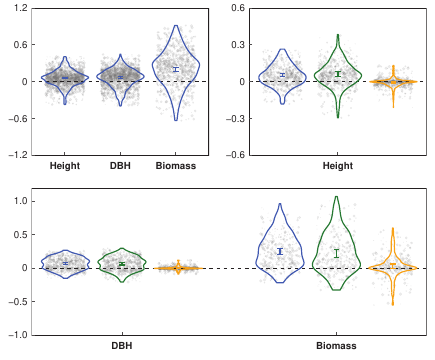

Source code (R):
rm(list = ls())
library(rstudioapi)
library(metafor)
library(ggplot2)
library(cowplot)
currentPath <- getSourceEditorContext()$path
charLocations <- gregexpr('/',currentPath)[[1]]
currentPath <- substring(currentPath,1,charLocations[length(charLocations)]-1)
setwd(currentPath)

##==== Function ====##
theme_custom <- function(){
  myTheme <- theme(panel.background = element_rect(fill = 'white',color = 'black',size = 0.5),
                   panel.grid = element_blank(),
                   legend.position = 'none',
                   plot.margin = margin(6,6,6,6),
                   plot.background = element_blank(),
                   axis.ticks = element_line(size = 0.3),
                   axis.ticks.length = unit(-0.15,'lines'),
                   axis.title.y = element_blank(),
                   axis.title.x = element_blank(),
                   axis.text.y = element_text(size = 7,margin = margin(0,3,0,0),color = '#000000'),
                   axis.text.x = element_text(size = 7,margin = margin(5,0,0,0),color = '#000000',face = 'bold'))
  return(myTheme)
}
CMYKtoRGB <- function(C,M,Y,K){
  Rc <- (1-C)*(1-K)
  Gc <- (1-M)*(1-K)
  Bc <- (1-Y)*(1-K)
  R <- as.character(as.hexmode((ceiling(Rc*255))))
  G <- as.character(as.hexmode((ceiling(Gc*255))))
  B <- as.character(as.hexmode((ceiling(Bc*255))))
  if(nchar(R) == 1){
    R <- paste0('0',R)
  }
  if(nchar(G) == 1){
    G <- paste0('0',G)
  }
  if(nchar(B) == 1){
    B <- paste0('0',B)
  }
  RGBColor <- paste0('#',R,G,B)
  return(RGBColor)
}
##==== Function ====##

##==== Species level ====##
# Part 1: Prepare data for bubble plots
# Height
load('Data_Height_Species.R')
dataMatrix_1 <- dataMatrix
dataMatrix_1$BubbleSize <- 0
Weight <- 1/sqrt(dataMatrix_1$vi)
Breaks <- quantile(Weight,c(0.2,0.4,0.6,0.8,1))
selectIDs <- which(Weight < Breaks[1])
dataMatrix_1$BubbleSize[selectIDs] <- 0.3
for(i in seq(2,length(Breaks))){
  selectIDs <- which((Weight < Breaks[i])&(Weight >= Breaks[i-1]))
  dataMatrix_1$BubbleSize[selectIDs] <- 0.3 + (i-1)*0.3
}
selectIDs <- which((dataMatrix_1$yi <= quantile(dataMatrix_1$yi,0.98))&(dataMatrix_1$yi >= quantile(dataMatrix_1$yi,0.02)))
drawDataMatrix_1 <- dataMatrix_1[selectIDs,c('yi','BubbleSize')]
# DBH
load('Data_DBH_Species.R')
dataMatrix_2 <- dataMatrix
dataMatrix_2$BubbleSize <- 0
Weight <- 1/sqrt(dataMatrix_2$vi)
Breaks <- quantile(Weight,c(0.2,0.4,0.6,0.8,1))
selectIDs <- which(Weight < Breaks[1])
dataMatrix_2$BubbleSize[selectIDs] <- 0.3
for(i in seq(2,length(Breaks))){
  selectIDs <- which((Weight < Breaks[i])&(Weight >= Breaks[i-1]))
  dataMatrix_2$BubbleSize[selectIDs] <- 0.3 + (i-1)*0.3
}
selectIDs <- which((dataMatrix_2$yi <= quantile(dataMatrix_2$yi,0.98))&(dataMatrix_2$yi >= quantile(dataMatrix_2$yi,0.02)))
drawDataMatrix_2 <- dataMatrix_2[selectIDs,c('yi','BubbleSize')]
# Biomass
load('Data_Bio_Species.R')
dataMatrix_3 <- dataMatrix
dataMatrix_3$BubbleSize <- 0
Weight <- 1/sqrt(dataMatrix_3$vi)
Breaks <- quantile(Weight,c(0.2,0.4,0.6,0.8,1))
selectIDs <- which(Weight < Breaks[1])
dataMatrix_3$BubbleSize[selectIDs] <- 0.3
for(i in seq(2,length(Breaks))){
  selectIDs <- which((Weight < Breaks[i])&(Weight >= Breaks[i-1]))
  dataMatrix_3$BubbleSize[selectIDs] <- 0.3 + (i-1)*0.3
}
selectIDs <- which((dataMatrix_3$yi <= quantile(dataMatrix_3$yi,0.98))&(dataMatrix_3$yi >= quantile(dataMatrix_3$yi,0.02)))
drawDataMatrix_3 <- dataMatrix_3[selectIDs,c('yi','BubbleSize')]
# Combine
drawDataMatrix_1$XLocation <- 1
drawDataMatrix_2$XLocation <- 2
drawDataMatrix_3$XLocation <- 3
drawDataMatrix <- rbind(drawDataMatrix_1,drawDataMatrix_2,drawDataMatrix_3)
# Part 2: Prepare data for error bars
dataMatrix_1$Level4 <- as.factor(paste(dataMatrix_1$Lat,dataMatrix_1$Lon))
dataMatrix_1$Level3 <- as.factor(paste(dataMatrix_1$Composition,dataMatrix_1$Age,dataMatrix_1$Density))
dataMatrix_1$Level2 <- as.factor(dataMatrix_1$Species)
dataMatrix_1$Level1 <- as.factor(seq(1,nrow(dataMatrix_1)))
res_1 <- rma.mv(yi,vi,random = ~1|Level4/Level3/Level2/Level1,method = 'ML',data = dataMatrix_1)
res_1 <- data.frame(Mean = as.numeric(res_1$b),LowLimit = as.numeric(res_1$ci.lb),UpLimit = as.numeric(res_1$ci.ub),XLocation = 1)
dataMatrix_2$Level4 <- as.factor(paste(dataMatrix_2$Lat,dataMatrix_2$Lon))
dataMatrix_2$Level3 <- as.factor(paste(dataMatrix_2$Composition,dataMatrix_2$Age,dataMatrix_2$Density))
dataMatrix_2$Level2 <- as.factor(dataMatrix_2$Species)
dataMatrix_2$Level1 <- as.factor(seq(1,nrow(dataMatrix_2)))
res_2 <- rma.mv(yi,vi,random = ~1|Level4/Level3/Level2/Level1,method = 'ML',data = dataMatrix_2)
res_2 <- data.frame(Mean = as.numeric(res_2$b),LowLimit = as.numeric(res_2$ci.lb),UpLimit = as.numeric(res_2$ci.ub),XLocation = 2)
dataMatrix_3$Level4 <- as.factor(paste(dataMatrix_3$Lat,dataMatrix_3$Lon))
dataMatrix_3$Level3 <- as.factor(paste(dataMatrix_3$Composition,dataMatrix_3$Age,dataMatrix_3$Density))
dataMatrix_3$Level2 <- as.factor(dataMatrix_3$Species)
dataMatrix_3$Level1 <- as.factor(seq(1,nrow(dataMatrix_3)))
res_3 <- rma.mv(yi,vi,random = ~1|Level4/Level3/Level2/Level1,method = 'ML',data = dataMatrix_3)
res_3 <- data.frame(Mean = as.numeric(res_3$b),LowLimit = as.numeric(res_3$ci.lb),UpLimit = as.numeric(res_3$ci.ub),XLocation = 3)
meanDataMatrix <- rbind(res_1,res_2,res_3)
# Part 3: Draw
Fig_1a <- ggplot()+
  geom_jitter(data = drawDataMatrix,mapping = aes(x = XLocation,y = yi),
              width = 0.35,shape = 20,stroke = 0,color = '#666666',size = drawDataMatrix$BubbleSize,alpha = 0.15)+
  geom_hline(yintercept = 0,linetype = 'dashed',color = '#000000',size = 0.3)+
  geom_violin(data = drawDataMatrix_1,mapping = aes(x = XLocation,y = yi),width = 0.85,alpha = 0,size = 0.4,color = CMYKtoRGB(0.84,0.67,0,0))+
  geom_violin(data = drawDataMatrix_2,mapping = aes(x = XLocation,y = yi),width = 0.85,alpha = 0,size = 0.4,color = CMYKtoRGB(0.84,0.67,0,0))+
  geom_violin(data = drawDataMatrix_3,mapping = aes(x = XLocation,y = yi),width = 0.85,alpha = 0,size = 0.4,color = CMYKtoRGB(0.84,0.67,0,0))+
  geom_errorbar(data = meanDataMatrix,mapping = aes(x = XLocation,ymin = LowLimit,ymax = UpLimit),width = 0.1,size = 0.4,color = CMYKtoRGB(0.84,0.67,0,0))+
  scale_x_continuous(limits = c(0.4,3.6),breaks = c(1,2,3),labels = c('Height','DBH','Biomass'),expand = c(0,0))+
  scale_y_continuous(limits = c(-1.2,1.2),breaks = seq(-1.2,1.2,0.6),labels = c('-1.2','-0.6','0','0.6','1.2'),expand = c(0,0))+
  theme_custom()
##==== Species level ====##

##==== Community level ====##
# Part 1: Prepare data for bubble plots
# Part 1.1: Height
load('Data_Height_Community.R')
dataMatrix_1 <- dataMatrix
# Net
dataMatrix_1_Net <- dataMatrix_1[,c('Net_yi','Net_vi')]
dataMatrix_1_Net$BubbleSize <- 0
Weight <- 1/sqrt(dataMatrix_1_Net$Net_vi)
Breaks <- quantile(Weight,c(0.2,0.4,0.6,0.8,1))
selectIDs <- which(Weight < Breaks[1])
dataMatrix_1_Net$BubbleSize[selectIDs] <- 0.3
for(i in seq(2,length(Breaks))){
  selectIDs <- which((Weight < Breaks[i])&(Weight >= Breaks[i-1]))
  dataMatrix_1_Net$BubbleSize[selectIDs] <- 0.3 + (i-1)*0.3
}
selectIDs <- which((dataMatrix_1_Net$Net_yi <= quantile(dataMatrix_1_Net$Net_yi,0.98))&(dataMatrix_1_Net$Net_yi >= quantile(dataMatrix_1_Net$Net_yi,0.02)))
drawDataMatrix_1_Net <- dataMatrix_1_Net[selectIDs,c('Net_yi','BubbleSize')]
# Com
dataMatrix_1_Com <- dataMatrix_1[,c('Com_yi','Com_vi')]
dataMatrix_1_Com$BubbleSize <- 0
Weight <- 1/sqrt(dataMatrix_1_Com$Com_vi)
Breaks <- quantile(Weight,c(0.2,0.4,0.6,0.8,1))
selectIDs <- which(Weight < Breaks[1])
dataMatrix_1_Com$BubbleSize[selectIDs] <- 0.3
for(i in seq(2,length(Breaks))){
  selectIDs <- which((Weight < Breaks[i])&(Weight >= Breaks[i-1]))
  dataMatrix_1_Com$BubbleSize[selectIDs] <- 0.3 + (i-1)*0.3
}
selectIDs <- which((dataMatrix_1_Com$Com_yi <= quantile(dataMatrix_1_Com$Com_yi,0.98))&(dataMatrix_1_Com$Com_yi >= quantile(dataMatrix_1_Com$Com_yi,0.02)))
drawDataMatrix_1_Com <- dataMatrix_1_Com[selectIDs,c('Com_yi','BubbleSize')]
# Sel
dataMatrix_1_Sel <- dataMatrix_1[,c('Sel_yi','Sel_vi')]
dataMatrix_1_Sel$BubbleSize <- 0
Weight <- 1/sqrt(dataMatrix_1_Sel$Sel_vi)
Breaks <- quantile(Weight,c(0.2,0.4,0.6,0.8,1))
selectIDs <- which(Weight < Breaks[1])
dataMatrix_1_Sel$BubbleSize[selectIDs] <- 0.3
for(i in seq(2,length(Breaks))){
  selectIDs <- which((Weight < Breaks[i])&(Weight >= Breaks[i-1]))
  dataMatrix_1_Sel$BubbleSize[selectIDs] <- 0.3 + (i-1)*0.3
}
selectIDs <- which((dataMatrix_1_Sel$Sel_yi <= quantile(dataMatrix_1_Sel$Sel_yi,0.98))&(dataMatrix_1_Sel$Sel_yi >= quantile(dataMatrix_1_Sel$Sel_yi,0.02)))
drawDataMatrix_1_Sel <- dataMatrix_1_Sel[selectIDs,c('Sel_yi','BubbleSize')]
# Part 1.2: DBH
load('Data_DBH_Community.R')
dataMatrix_2 <- dataMatrix
# Net
dataMatrix_2_Net <- dataMatrix_2[,c('Net_yi','Net_vi')]
dataMatrix_2_Net$BubbleSize <- 0
Weight <- 1/sqrt(dataMatrix_2_Net$Net_vi)
Breaks <- quantile(Weight,c(0.2,0.4,0.6,0.8,1))
selectIDs <- which(Weight < Breaks[1])
dataMatrix_2_Net$BubbleSize[selectIDs] <- 0.3
for(i in seq(2,length(Breaks))){
  selectIDs <- which((Weight < Breaks[i])&(Weight >= Breaks[i-1]))
  dataMatrix_2_Net$BubbleSize[selectIDs] <- 0.3 + (i-1)*0.3
}
selectIDs <- which((dataMatrix_2_Net$Net_yi <= quantile(dataMatrix_2_Net$Net_yi,0.98))&(dataMatrix_2_Net$Net_yi >= quantile(dataMatrix_2_Net$Net_yi,0.02)))
drawDataMatrix_2_Net <- dataMatrix_2_Net[selectIDs,c('Net_yi','BubbleSize')]
# Com
dataMatrix_2_Com <- dataMatrix_2[,c('Com_yi','Com_vi')]
dataMatrix_2_Com$BubbleSize <- 0
Weight <- 1/sqrt(dataMatrix_2_Com$Com_vi)
Breaks <- quantile(Weight,c(0.2,0.4,0.6,0.8,1))
selectIDs <- which(Weight < Breaks[1])
dataMatrix_2_Com$BubbleSize[selectIDs] <- 0.3
for(i in seq(2,length(Breaks))){
  selectIDs <- which((Weight < Breaks[i])&(Weight >= Breaks[i-1]))
  dataMatrix_2_Com$BubbleSize[selectIDs] <- 0.3 + (i-1)*0.3
}
selectIDs <- which((dataMatrix_2_Com$Com_yi <= quantile(dataMatrix_2_Com$Com_yi,0.98))&(dataMatrix_2_Com$Com_yi >= quantile(dataMatrix_2_Com$Com_yi,0.02)))
drawDataMatrix_2_Com <- dataMatrix_2_Com[selectIDs,c('Com_yi','BubbleSize')]
# Sel
dataMatrix_2_Sel <- dataMatrix_2[,c('Sel_yi','Sel_vi')]
dataMatrix_2_Sel$BubbleSize <- 0
Weight <- 1/sqrt(dataMatrix_2_Sel$Sel_vi)
Breaks <- quantile(Weight,c(0.2,0.4,0.6,0.8,1))
selectIDs <- which(Weight < Breaks[1])
dataMatrix_2_Sel$BubbleSize[selectIDs] <- 0.3
for(i in seq(2,length(Breaks))){
  selectIDs <- which((Weight < Breaks[i])&(Weight >= Breaks[i-1]))
  dataMatrix_2_Sel$BubbleSize[selectIDs] <- 0.3 + (i-1)*0.3
}
selectIDs <- which((dataMatrix_2_Sel$Sel_yi <= quantile(dataMatrix_2_Sel$Sel_yi,0.98))&(dataMatrix_2_Sel$Sel_yi >= quantile(dataMatrix_2_Sel$Sel_yi,0.02)))
drawDataMatrix_2_Sel <- dataMatrix_2_Sel[selectIDs,c('Sel_yi','BubbleSize')]
# Part 1.3: Biomass
load('Data_Bio_Community.R')
dataMatrix_3 <- dataMatrix
# Net
dataMatrix_3_Net <- dataMatrix_3[,c('Net_yi','Net_vi')]
dataMatrix_3_Net$BubbleSize <- 0
Weight <- 1/sqrt(dataMatrix_3_Net$Net_vi)
Breaks <- quantile(Weight,c(0.2,0.4,0.6,0.8,1))
selectIDs <- which(Weight < Breaks[1])
dataMatrix_3_Net$BubbleSize[selectIDs] <- 0.3
for(i in seq(2,length(Breaks))){
  selectIDs <- which((Weight < Breaks[i])&(Weight >= Breaks[i-1]))
  dataMatrix_3_Net$BubbleSize[selectIDs] <- 0.3 + (i-1)*0.3
}
selectIDs <- which((dataMatrix_3_Net$Net_yi <= quantile(dataMatrix_3_Net$Net_yi,0.98))&(dataMatrix_3_Net$Net_yi >= quantile(dataMatrix_3_Net$Net_yi,0.02)))
drawDataMatrix_3_Net <- dataMatrix_3_Net[selectIDs,c('Net_yi','BubbleSize')]
# Com
dataMatrix_3_Com <- dataMatrix_3[,c('Com_yi','Com_vi')]
dataMatrix_3_Com$BubbleSize <- 0
Weight <- 1/sqrt(dataMatrix_3_Com$Com_vi)
Breaks <- quantile(Weight,c(0.2,0.4,0.6,0.8,1))
selectIDs <- which(Weight < Breaks[1])
dataMatrix_3_Com$BubbleSize[selectIDs] <- 0.3
for(i in seq(2,length(Breaks))){
  selectIDs <- which((Weight < Breaks[i])&(Weight >= Breaks[i-1]))
  dataMatrix_3_Com$BubbleSize[selectIDs] <- 0.3 + (i-1)*0.3
}
selectIDs <- which((dataMatrix_3_Com$Com_yi <= quantile(dataMatrix_3_Com$Com_yi,0.98))&(dataMatrix_3_Com$Com_yi >= quantile(dataMatrix_3_Com$Com_yi,0.02)))
drawDataMatrix_3_Com <- dataMatrix_3_Com[selectIDs,c('Com_yi','BubbleSize')]
# Sel
dataMatrix_3_Sel <- dataMatrix_3[,c('Sel_yi','Sel_vi')]
dataMatrix_3_Sel$BubbleSize <- 0
Weight <- 1/sqrt(dataMatrix_3_Sel$Sel_vi)
Breaks <- quantile(Weight,c(0.2,0.4,0.6,0.8,1))
selectIDs <- which(Weight < Breaks[1])
dataMatrix_3_Sel$BubbleSize[selectIDs] <- 0.3
for(i in seq(2,length(Breaks))){
  selectIDs <- which((Weight < Breaks[i])&(Weight >= Breaks[i-1]))
  dataMatrix_3_Sel$BubbleSize[selectIDs] <- 0.3 + (i-1)*0.3
}
selectIDs <- which((dataMatrix_3_Sel$Sel_yi <= quantile(dataMatrix_3_Sel$Sel_yi,0.98))&(dataMatrix_3_Sel$Sel_yi >= quantile(dataMatrix_3_Sel$Sel_yi,0.02)))
drawDataMatrix_3_Sel <- dataMatrix_3_Sel[selectIDs,c('Sel_yi','BubbleSize')]
# Part 1.4: Combine
drawDataMatrix_1_Net$XLocation <- 1
colnames(drawDataMatrix_1_Net)[1] <- 'yi'
drawDataMatrix_1_Com$XLocation <- 2
colnames(drawDataMatrix_1_Com)[1] <- 'yi'
drawDataMatrix_1_Sel$XLocation <- 3
colnames(drawDataMatrix_1_Sel)[1] <- 'yi'
drawDataMatrix_1 <- rbind(drawDataMatrix_1_Net,drawDataMatrix_1_Com,drawDataMatrix_1_Sel)
drawDataMatrix_2_Net$XLocation <- 1
colnames(drawDataMatrix_2_Net)[1] <- 'yi'
drawDataMatrix_2_Com$XLocation <- 2
colnames(drawDataMatrix_2_Com)[1] <- 'yi'
drawDataMatrix_2_Sel$XLocation <- 3
colnames(drawDataMatrix_2_Sel)[1] <- 'yi'
drawDataMatrix_3_Net$XLocation <- 4.8
colnames(drawDataMatrix_3_Net)[1] <- 'yi'
drawDataMatrix_3_Com$XLocation <- 5.8
colnames(drawDataMatrix_3_Com)[1] <- 'yi'
drawDataMatrix_3_Sel$XLocation <- 6.8
colnames(drawDataMatrix_3_Sel)[1] <- 'yi'
drawDataMatrix_2 <- rbind(drawDataMatrix_2_Net,drawDataMatrix_2_Com,drawDataMatrix_2_Sel,
                          drawDataMatrix_3_Net,drawDataMatrix_3_Com,drawDataMatrix_3_Sel)
# Part 2: Prepare data for error bars
dataMatrix_1$Level4 <- as.factor(paste(dataMatrix_1$Lat,dataMatrix_1$Lon))
dataMatrix_1$Level3 <- as.factor(paste(dataMatrix_1$Composition,dataMatrix_1$Age,dataMatrix_1$Density))
dataMatrix_1$Level2 <- as.factor(seq(1,nrow(dataMatrix_1)))
res_1 <- rma.mv(Net_yi,Net_vi,random = ~1|Level4/Level3/Level2,method = 'ML',data = dataMatrix_1)
wi <- weights(res_1,type = 'rowsum')
res_1 <- data.frame(Mean = as.numeric(res_1$b),LowLimit = as.numeric(res_1$ci.lb),UpLimit = as.numeric(res_1$ci.ub),
                    XLocation = 1,Class = 1)
res_2 <- rma.mv(Com_yi,Com_vi,W = wi,random = ~1|Level4/Level3/Level2,method = 'ML',data = dataMatrix_1)
res_2 <- data.frame(Mean = as.numeric(res_2$b),LowLimit = as.numeric(res_2$ci.lb),UpLimit = as.numeric(res_2$ci.ub),
                    XLocation = 2,Class = 2)
res_3 <- rma.mv(Sel_yi,Sel_vi,W = wi,random = ~1|Level4/Level3/Level2,method = 'ML',data = dataMatrix_1)
res_3 <- data.frame(Mean = as.numeric(res_3$b),LowLimit = as.numeric(res_3$ci.lb),UpLimit = as.numeric(res_3$ci.ub),
                    XLocation = 3,Class = 3)
meanDataMatrix_1 <- rbind(res_1,res_2,res_3)
meanDataMatrix_1$Class <- as.factor(meanDataMatrix_1$Class)
dataMatrix_2$Level4 <- as.factor(paste(dataMatrix_2$Lat,dataMatrix_2$Lon))
dataMatrix_2$Level3 <- as.factor(paste(dataMatrix_2$Composition,dataMatrix_2$Age,dataMatrix_2$Density))
dataMatrix_2$Level2 <- as.factor(seq(1,nrow(dataMatrix_2)))
res_4 <- rma.mv(Net_yi,Net_vi,random = ~1|Level4/Level3/Level2,method = 'ML',data = dataMatrix_2)
wi <- weights(res_4,type = 'rowsum')
res_4 <- data.frame(Mean = as.numeric(res_4$b),LowLimit = as.numeric(res_4$ci.lb),UpLimit = as.numeric(res_4$ci.ub),
                    XLocation = 1,Class = 1)
res_5 <- rma.mv(Com_yi,Com_vi,W = wi,random = ~1|Level4/Level3/Level2,method = 'ML',data = dataMatrix_2)
res_5 <- data.frame(Mean = as.numeric(res_5$b),LowLimit = as.numeric(res_5$ci.lb),UpLimit = as.numeric(res_5$ci.ub),
                    XLocation = 2,Class = 2)
res_6 <- rma.mv(Sel_yi,Sel_vi,W = wi,random = ~1|Level4/Level3/Level2,method = 'ML',data = dataMatrix_2)
res_6 <- data.frame(Mean = as.numeric(res_6$b),LowLimit = as.numeric(res_6$ci.lb),UpLimit = as.numeric(res_6$ci.ub),
                    XLocation = 3,Class = 3)
dataMatrix_3$Level4 <- as.factor(paste(dataMatrix_3$Lat,dataMatrix_3$Lon))
dataMatrix_3$Level3 <- as.factor(paste(dataMatrix_3$Composition,dataMatrix_3$Age,dataMatrix_3$Density))
dataMatrix_3$Level2 <- as.factor(seq(1,nrow(dataMatrix_3)))
res_7 <- rma.mv(Net_yi,Net_vi,random = ~1|Level4/Level3/Level2,method = 'ML',data = dataMatrix_3)
wi <- weights(res_7,type = 'rowsum')
res_7 <- data.frame(Mean = as.numeric(res_7$b),LowLimit = as.numeric(res_7$ci.lb),UpLimit = as.numeric(res_7$ci.ub),
                    XLocation = 4.8,Class = 1)
res_8 <- rma.mv(Com_yi,Com_vi,W = wi,random = ~1|Level4/Level3/Level2,method = 'ML',data = dataMatrix_3)
res_8 <- data.frame(Mean = as.numeric(res_8$b),LowLimit = as.numeric(res_8$ci.lb),UpLimit = as.numeric(res_8$ci.ub),
                    XLocation = 5.8,Class = 2)
res_9 <- rma.mv(Sel_yi,Sel_vi,W = wi,random = ~1|Level4/Level3/Level2,method = 'ML',data = dataMatrix_3)
res_9 <- data.frame(Mean = as.numeric(res_9$b),LowLimit = as.numeric(res_9$ci.lb),UpLimit = as.numeric(res_9$ci.ub),
                    XLocation = 6.8,Class = 3)
meanDataMatrix_2 <- rbind(res_4,res_5,res_6,res_7,res_8,res_9)
meanDataMatrix_2$Class <- as.factor(meanDataMatrix_2$Class)
# Part 3: Draw
Fig_1b_1 <- ggplot()+
  geom_jitter(data = drawDataMatrix_1,mapping = aes(x = XLocation,y = yi),
              width = 0.35,shape = 20,stroke = 0,color = '#666666',size = drawDataMatrix_1$BubbleSize,alpha = 0.15)+
  geom_hline(yintercept = 0,linetype = 'dashed',color = '#000000',size = 0.3)+
  geom_violin(data = drawDataMatrix_1_Net,mapping = aes(x = XLocation,y = yi),width = 0.85,size = 0.4,alpha = 0,color = CMYKtoRGB(0.84,0.67,0,0))+
  geom_violin(data = drawDataMatrix_1_Com,mapping = aes(x = XLocation,y = yi),width = 0.85,size = 0.4,alpha = 0,color = CMYKtoRGB(0.82,0.2,0.93,0.24))+
  geom_violin(data = drawDataMatrix_1_Sel,mapping = aes(x = XLocation,y = yi),width = 0.85,size = 0.4,alpha = 0,color = CMYKtoRGB(0,0.38,0.96,0))+
  geom_errorbar(data = meanDataMatrix_1,mapping = aes(x = XLocation,ymin = LowLimit,ymax = UpLimit,color = Class),size = 0.4,width = 0.1)+
  scale_color_manual(values = c(CMYKtoRGB(0.84,0.67,0,0),CMYKtoRGB(0.82,0.2,0.93,0.24),CMYKtoRGB(0,0.38,0.96,0)))+
  scale_x_continuous(limits = c(0.4,3.6),breaks = 2,labels = 'Height',expand = c(0,0))+
  scale_y_continuous(limits = c(-0.6,0.6),breaks = seq(-0.6,0.6,0.3),labels = c('-0.6','-0.3','0','0.3','0.6'),expand = c(0,0))+
  theme_custom()
Fig_1b_2 <- ggplot()+
  geom_jitter(data = drawDataMatrix_2,mapping = aes(x = XLocation,y = yi),
              width = 0.35,shape = 20,stroke = 0,color = '#666666',size = drawDataMatrix_2$BubbleSize,alpha = 0.15)+
  geom_hline(yintercept = 0,linetype = 'dashed',color = '#000000',size = 0.3)+
  geom_violin(data = drawDataMatrix_2_Net,mapping = aes(x = XLocation,y = yi),width = 0.85,size = 0.4,alpha = 0,fill = CMYKtoRGB(0.84,0.67,0,0),color = CMYKtoRGB(0.84,0.67,0,0))+
  geom_violin(data = drawDataMatrix_2_Com,mapping = aes(x = XLocation,y = yi),width = 0.85,size = 0.4,alpha = 0,fill = CMYKtoRGB(0.82,0.2,0.93,0.24),color = CMYKtoRGB(0.82,0.2,0.93,0.24))+
  geom_violin(data = drawDataMatrix_2_Sel,mapping = aes(x = XLocation,y = yi),width = 0.85,size = 0.4,alpha = 0,fill = CMYKtoRGB(0,0.38,0.96,0),color = CMYKtoRGB(0,0.38,0.96,0))+
  geom_violin(data = drawDataMatrix_3_Net,mapping = aes(x = XLocation,y = yi),width = 0.85,size = 0.4,alpha = 0,fill = CMYKtoRGB(0.84,0.67,0,0),color = CMYKtoRGB(0.84,0.67,0,0))+
  geom_violin(data = drawDataMatrix_3_Com,mapping = aes(x = XLocation,y = yi),width = 0.85,size = 0.4,alpha = 0,fill = CMYKtoRGB(0.82,0.2,0.93,0.24),color = CMYKtoRGB(0.82,0.2,0.93,0.24))+
  geom_violin(data = drawDataMatrix_3_Sel,mapping = aes(x = XLocation,y = yi),width = 0.85,size = 0.4,alpha = 0,fill = CMYKtoRGB(0,0.38,0.96,0),color = CMYKtoRGB(0,0.38,0.96,0))+
  geom_errorbar(data = meanDataMatrix_2,mapping = aes(x = XLocation,ymin = LowLimit,ymax = UpLimit,color = Class),size = 0.4,width = 0.1)+
  scale_color_manual(values = c(CMYKtoRGB(0.84,0.67,0,0),CMYKtoRGB(0.82,0.2,0.93,0.24),CMYKtoRGB(0,0.38,0.96,0)))+
  scale_x_continuous(limits = c(0.4,7.4),breaks = c(2,5.8),labels = c('DBH','Biomass'),expand = c(0,0))+
  scale_y_continuous(limits = c(-1,1.2),breaks = seq(-1,1,0.5),labels = c('-1.0','-0.5','0','0.5','1.0'),expand = c(0,0))+
  theme_custom()
##==== Community level ====##

##==== Combine figures ====##
Fig_1 <- ggdraw()+
  draw_plot(Fig_1a,x = 0,y = 0.5,width = 0.5,height = 0.5)+
  draw_plot(Fig_1b_1,x = 0.5,y = 0.5,width = 0.5,height = 0.5)+
  draw_plot(Fig_1b_2, x = 0,y = 0,width = 1,height = 0.5)
outputFileName <- paste0(currentPath,'/Fig_1.pdf')
pdf(file = outputFileName,width = 4.35,height = 3.6,colormodel = 'cmyk')
print(Fig_1)
dev.off()
##==== Combine figures ====##